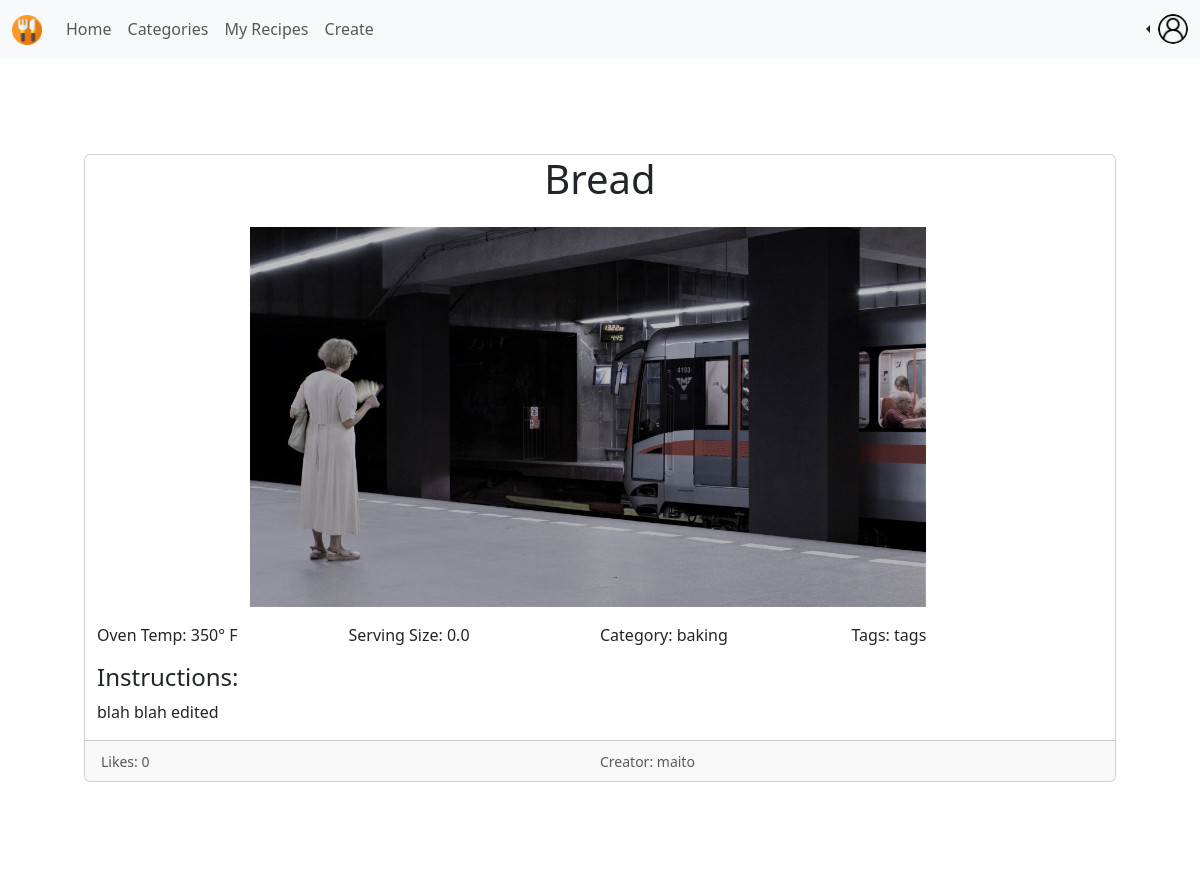
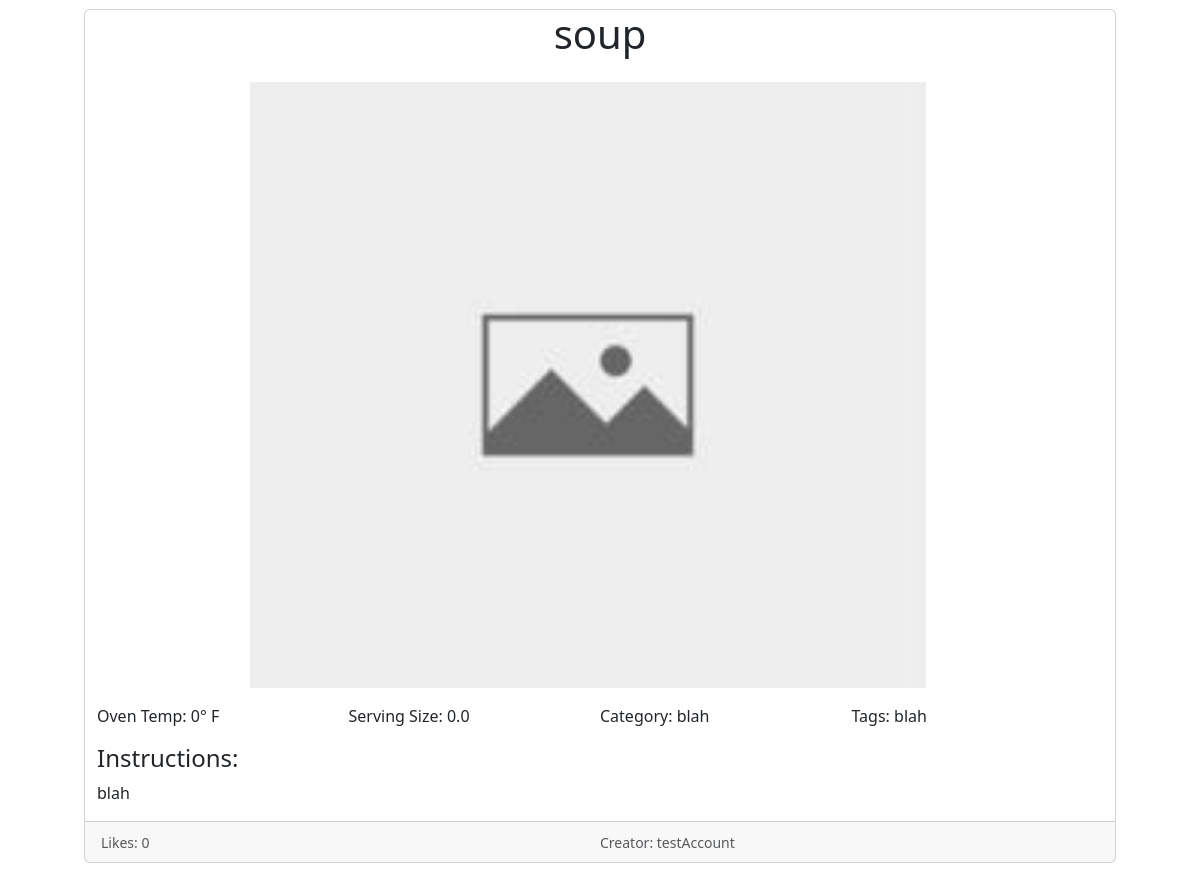
The page /social/feed/1 (signed in) on the database its author committed (2 pictures, top to bottom).
### profiles/models.py (models this page shows)
class Profile(models.Model):
  def __str__(self):
    return self.user.username
  user = models.OneToOneField(User, on_delete=models.CASCADE)
  avatar = models.ImageField(default='profilepic.jpg', upload_to='avatar_pictures')
  follows = models.ManyToManyField("self", related_name="followed_by", symmetrical=False, blank=True)

### recipies/models.py (models this page shows, shortened)
class Recipe(models.Model):
  creator = models.ForeignKey(Profile, on_delete=models.CASCADE)
  created_timestamp = models.DateTimeField(default=datetime.now, blank=True)
  updated_timestamp = models.DateTimeField(default=datetime.now, blank=True)
  recipe_name = models.CharField(max_length=200)
  recipe_image = models.ImageField(upload_to='recipe_img', default="empty.jpg")
  oven_temp = models.IntegerField(null=True)
  serving_size = models.FloatField()
  recipe_category = models.CharField(max_length=50)
  recipe_tags = models.CharField(max_length=200)
  recipe_instructions = models.TextField()
  likes = models.IntegerField(default=0)

### socialMedia/views.py (the view)
# urls.py: path('feed/<int:id>', views.feed, name="feed"),
@login_required
def feed(request, id):
  profile = Profile.objects.get(user=User.objects.get(id=id))
  recipe_list = Recipe.objects.all()
  paginator = Paginator(recipe_list, 3)
  page = request.GET.get('page')
  recipe_list = paginator.get_page(page)
  return render(request, 'socialMedia/feed.html', {"recipe_list": recipe_list, 'profile': profile})

### socialMedia/templates/socialMedia/feed.html (shortened to what this page needs)
{% extends './baseNav.html' %}
{% block body %}
  <div class="col p-5">
  {% for recipe in recipe_list %}
    <div class="row p-5">
      <div class="card">
        <div class="col">
          <h1 class="text-center">{{ recipe.recipe_name }}</h1>
        </div>
        <div class="row">
          <div class="row d-flex justify-content-center p-3">
            <img src="{{ recipe.recipe_image.url }}" style="max-width: 700px;" alt="{{ recipe.recipe_name }}">
          </div>
          <div class="row">
            <div class="col">
              <p>Oven Temp: {{recipe.oven_temp}}&deg; F</p>
            </div>
            <div class="col">
                <p>Serving Size: {{recipe.serving_size}}</p>
            </div>
            <div class="col">
              <p>Category: {{recipe.recipe_category}} </p>
            </div>
            <div class="col">
              <p>Tags: {{recipe.recipe_tags}} </p>
            </div>
          </div>
          <div class="row">
            <h4>Instructions:</h4>
            <p>{{recipe.recipe_instructions}} </p>
          </div>
          <div class="card-footer d-flex">
            <div class="col">
              <small class="text-muted">Likes: {{recipe.likes}}</small>
            </div>
            <div class="col">
              <small class="text-muted">Creator: {{recipe.creator}}</small>
            </div>
          </div>
        </div>
      </div>
    </div>
  {% endfor %}
  </div>
{% endblock %}

### socialMedia/templates/socialMedia/baseNav.html (shortened to what this page needs)
{% load static %}
<!DOCTYPE html>
<html lang="en">
<head>
  <link href="https://cdn.jsdelivr.net/npm/bootstrap@5.3.3/dist/css/bootstrap.min.css" rel="stylesheet">
</head>
<body>
  <nav class="navbar navbar-expand-lg navbar-light bg-body-tertiary">
    <div class="container-fluid">
      <div class="collapse navbar-collapse" id="navbarSupportedContent">
        <a class="navbar-brand mt-2 mt-lg-0" href="{% url 'socialMedia:feed' user.pk %}">
          <img
          src="../../../media/cutlery.png"
          height="30"
          alt="MDB Logo"
          loading="lazy"
          />
        </a>
        <ul class="navbar-nav me-auto mb-2 mb-lg-0">
          <li class="nav-item">
            <a class="nav-link" href="{% url 'socialMedia:feed' user.pk %}">Home</a>
          </li>
          <li class="nav-item">
            <a class="nav-link" href="{% url 'socialMedia:categories' user.pk %}">Categories</a>
          </li>
          <li class="nav-item">
            <a class="nav-link" href="{% url 'recipies:my_recipes' user.pk %}">My Recipes</a>
          </li>
          <li class="nav-item">
            <a class="nav-link" href="{% url 'recipies:create' user.pk %}">Create</a>
          </li>
        </ul>
      </div>
      <div class="nav-item dropstart">
        <a class="nav-link dropdown-toggle" data-bs-toggle="dropdown" href="#" role="button" aria-expanded="false">
          <img
            src="{{ profile.avatar.url }}"
            class="rounded-circle"
            height="30"
            alt="Black and White Portrait of a Man"
            loading="lazy"
          />
        </a>
      </div>
    </div>
  </nav>
  {% block body %}
  {% endblock %}
</body>
</html>

### rows shown on the page
Profile: avatar (picture)
Recipe: recipe_name "Bread", recipe_image (picture), oven_temp "350", serving_size "0.0", recipe_category "baking", recipe_tags "tags", recipe_instructions "blah blah edited", likes "0", creator "maito"
Recipe: recipe_name "soup", recipe_image (placeholder picture), oven_temp "0", serving_size "0.0", recipe_category "blah", recipe_tags "blah", recipe_instructions "blah", likes "0", creator "testAccount"
